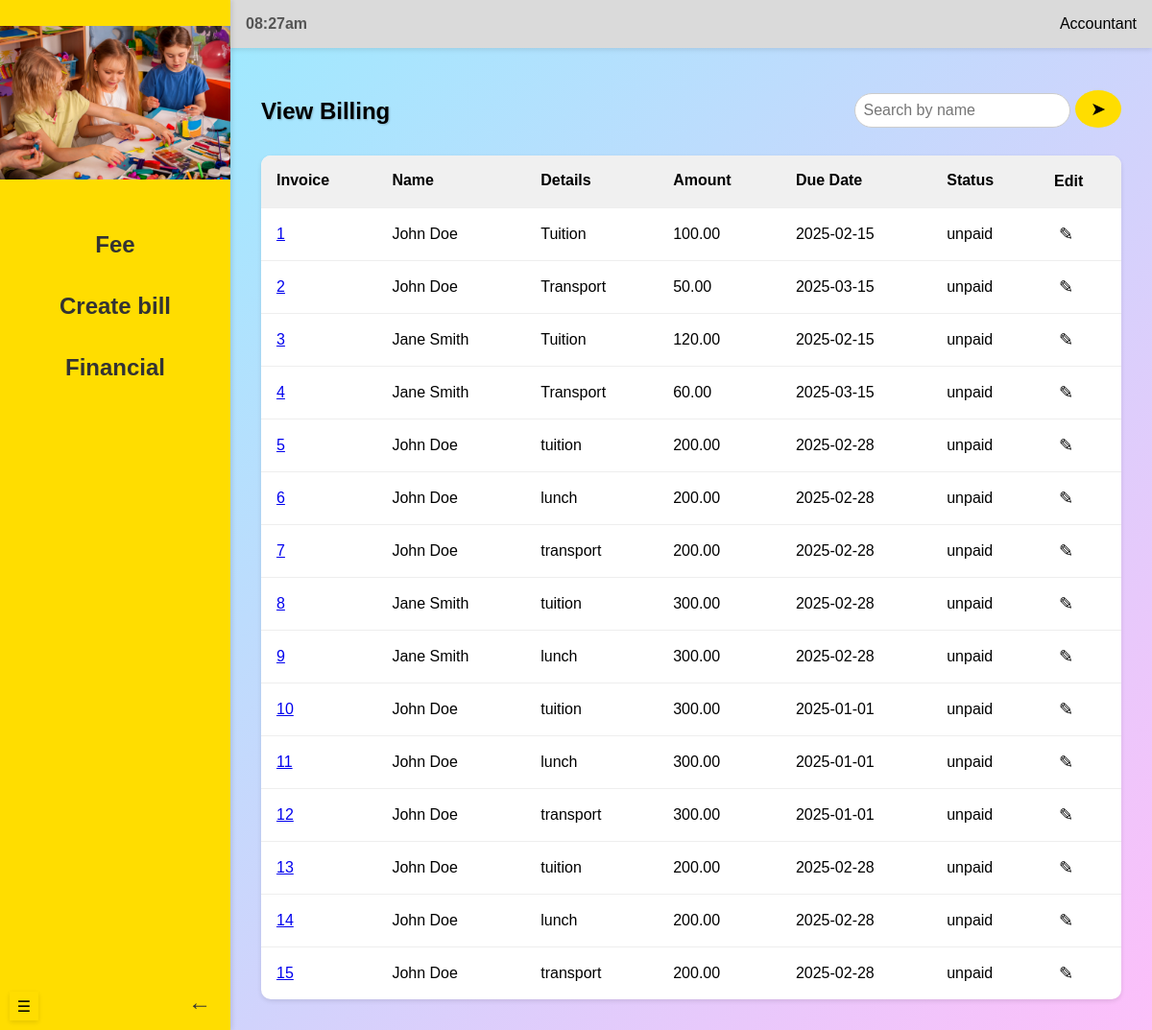
Page /accountant/viewBilling (signed in) on the earlier database version.
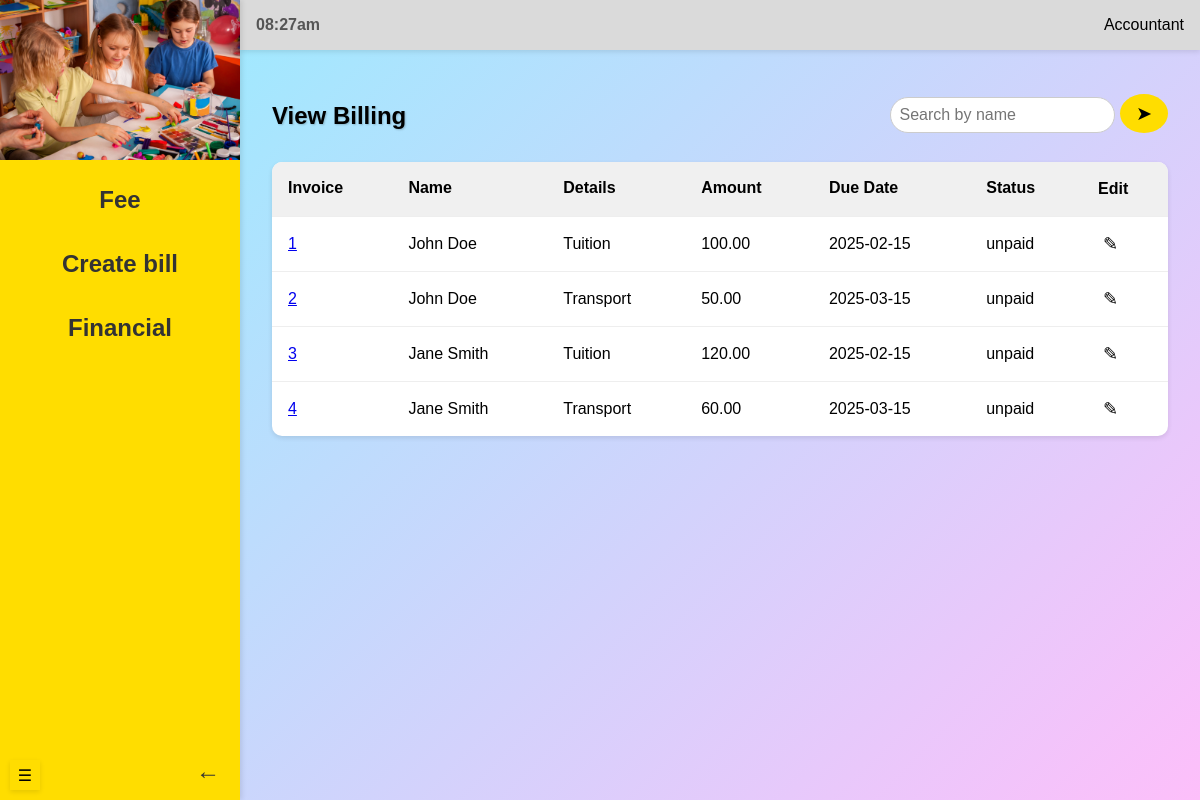
Same page on the later database version.
### models.py (models this page shows, shortened)
class Fee(db.Model):
    __tablename__ = 'fees'
    id = db.Column(db.Integer, primary_key=True, autoincrement=True)
    student_id = db.Column(db.Integer, db.ForeignKey('students.id'), nullable=False)
    create_date = db.Column(db.Date, default=func.current_date()) # Fix: Use func.current_date() for only the date
    due_date = db.Column(db.Date, nullable=False)
    amount = db.Column(NUMERIC(10, 2), nullable=False)  # Ensures precision
    fee_type = db.Column(db.String(100), nullable=False)
    status = db.Column(db.Enum('unpaid', 'paid', name='fee_status'), default='unpaid')
    invoices = db.relationship('Invoice', backref='fee', cascade='all, delete-orphan')

class Student(db.Model):
    __tablename__ = 'students'
    id = db.Column(db.Integer, primary_key=True, autoincrement=True)
    name = db.Column(db.String(255), nullable=False)
    grade = db.Column(db.String(50), nullable=False)
    dob = db.Column(db.Date, nullable=False)
    transport = db.Column(db.Boolean, default=False)
    user_id = db.Column(db.Integer, db.ForeignKey('users.id'), nullable=False)
    fees = db.relationship('Fee', backref='student', cascade='all, delete-orphan')

### routes/accountant_routes.py (the view)
@accountant_blueprint.route("/viewBilling", methods=["GET"])
@login_required
def viewBilling():
    student_name = request.args.get("student_name")
    grade = request.args.get("grade")
    status = request.args.get("status")
    fees_query = Fee.query.join(Student)  # Join with Student to filter by student attributes
    if student_name and student_name.strip():
        fees_query = fees_query.filter(Student.name.ilike(f"%{student_name.strip()}%"))
    if grade and grade.strip():
        fees_query = fees_query.filter(Student.grade == grade.strip())
    if status and status.strip():
        fees_query = fees_query.filter(Fee.status == status.strip())
    fees = fees_query.all()
    print("Fees fetched:", fees)  # Debug print
    return render_template("viewBilling.html", fees=fees)

### app.py (called while the page is built)
@login_manager.user_loader
def load_user(user_id):
    return User.query.get(int(user_id))

### templates/viewBilling.html (shortened to what this page needs)
<!DOCTYPE html>
<html lang="en">
<head>
    <link rel="stylesheet" href="{{ url_for('static', filename='viewBilling.css') }}">
</head>
<body>
    <div id="mySidebar" class="sidebar">
        <div class="logo-section">
            <img src="{{ url_for('static', filename='images/kids.jpeg') }}">
        </div>
        <nav class="menu">
            <div class="dropdown">
                <button class="dropdown-btn">Fee</button>
            </div>
            <div class="dropdown">
                <button class="dropdown-btn">Create bill</button>
            </div>
            <div class="dropdown">
                <button class="dropdown-btn">Financial</button>
        </nav>
        <div class="logout-section">
            <a href="#">&#x2190;</a>
        </div>
    </div>
    <button class="collapse-button">&#9776;</button>
    <div class="main-content">
        <header class="header">
            <div class="time">08:27am</div>
            <div class="admin-section">
                <span>Accountant</span>
            </div>
        </header>
        <section class="content">
            <div class="header-container">
                <h1>View Billing</h1>
                <div class="search-bar">
                    <form method="GET" action="{{ url_for('accountant.viewBilling') }}">
                    <input type="text" placeholder="Search by name">
                    <button>&#x27A4;</button>
                </div>
            </div>
            <table id="myTable2">
                <thead>
                    <tr>
                        <th onclick="sortTable(0)">Invoice </th>
                        <th onclick="sortTable(1)">Name </th>
                        <th onclick="sortTable(2)">Details </th>
                        <th onclick="sortTable(3)">Amount </th>
                        <th onclick="sortTable(4)">Due Date </th>
                        <th onclick="sortTable(5)">Status </th>
                        <th>Edit</th>
                    </tr>
                </thead>
                <tbody>
                    {% if fees %}
                        {% for fee in fees %}
                            <tr>
                                <td>
                                    <a href="#"><span class="invoice">{{ fee.id }}</span></a>
                                </td>
                                <td>
                                    <span class="name">{{ fee.student.name }}</span>
                                </td>
                                <td>
                                    <span class="details">{{ fee.fee_type }}</span>
                                </td>
                                <td>
                                    <span class="amount">{{ fee.amount }}</span>
                                </td>
                                <td>
                                    <span class="dueDate">{{ fee.due_date }}</span>
                                </td>
                                <td>
                                    <span class="status">{{ fee.status }}</span>
                                </td>
                                <td class="edit">
                                    <a href="#" class="edit-btn">&#9998;</a>
                                </td>
                            </tr>
                        {% endfor %}
                    {% else %}
                        <tr>
                            <td colspan="7">No fee records found.</td>
                        </tr>
                    {% endif %}
                </tbody>
            </table>
        </section>
    </div>
</body>
</html>

### static/viewBilling.css (style rules this page uses)
body { margin: 0; font-family: Arial, sans-serif; display: flex; height: 100vh; background: linear-gradient(135deg, #93efff, #fdbffa); transition: margin-left 0.3s ease; overflow: hidden; }
.sidebar { width: 20%; height: 100vh; background-color: #FFDD00; color: #333; display: flex; flex-direction: column; justify-content: flex-start; position: fixed; top: 0; left: 0; z-index: 2; padding: 0; box-shadow: 2px 0 5px rgba(0, 0, 0, 0.1); transition: width 0.3s ease, visibility 0.3s ease; overflow: hidden; }
.dropdown { text-align: center; width: 100%; }
.dropdown-btn { width: 100%; text-align: center; padding: 10px; font-size: 1.5rem; font-weight: bold; background: transparent; border: none; cursor: pointer; color: #333; display: flex; justify-content: center; align-items: center; text-align: center; transition: transform 0.3s ease, background 0.3s ease; }
.logo-section { width: 100%; height: 20%; display: flex; justify-content: center; align-items: center; overflow: hidden; margin: 0; padding: 0; }
.logo-section img { width: 100%; height: auto; }
.menu { display: flex; flex-direction: column; text-align: center; gap: 1rem; margin-top: 1rem; padding: 0; }
.logout-section { display: flex; justify-content: space-between; align-items: center; margin-top: auto; }
.logout-section a { position: absolute; bottom: 10px; right: 10px; text-decoration: none; color: #333; font-size: 1.5rem; padding: 5px 10px; background: transparent; border: none; cursor: pointer; transition: color 0.3s ease; }
.collapse-button { position: absolute; bottom: 10px; left: 10px; width: 30px; height: 30px; font-size: 1rem; background: #FFDD00; border: none; border-radius: 0; cursor: pointer; z-index: 3; transition: all 0.3s ease; text-align: center; box-shadow: 0 2px 5px rgba(0, 0, 0, 0.1); }
.main-content { flex: 1; display: flex; flex-direction: column; margin-left: 20%; transition: margin-left 0.3s ease; }
.header { background: #DADADA; padding: 1rem; display: flex; justify-content: space-between; align-items: center; box-shadow: 0 2px 5px rgba(0, 0, 0, 0.1); }
.header .time { font-weight: bold; color: #555; }
.header-container { display: flex; justify-content: space-between; align-items: center; margin-bottom: 1rem; }
.search-bar { display: flex; gap: 0.5rem; }
.search-bar input { padding: 0.5rem; border: 1px solid #ccc; border-radius: 20px; outline: none; font-size: 1rem; }
.search-bar button { padding: 0.5rem 1rem; background: #FFDD00; border: none; border-radius: 50%; cursor: pointer; font-size: 1.2rem; transition: background 0.3s; }
.admin-section { display: flex; align-items: center; gap: 0.5rem; }
.content { padding: 2rem; overflow-y: auto; }
.content h1 { margin-bottom: 1rem; font-size: 1.5rem; text-shadow: 1px 1px 2px rgba(0, 0, 0, 0.2); }
table { width: 100%; border-collapse: collapse; background: #fff; box-shadow: 0 2px 5px rgba(0, 0, 0, 0.1); border-radius: 10px; overflow: hidden; }
table th, table td { text-align: left; padding: 1rem; border-bottom: 1px solid #eee; }
table th { background: #f0f0f0; font-weight: bold; cursor: pointer; user-select: none; }
table tbody tr:last-child td { border-bottom: none; }
.edit-btn { color: black; background-color: white; font-size: 18px; padding: 5px; cursor: pointer; border: none; text-decoration: none; }

Differences in the rows shown:
removed Fee: id "5", student.name "John Doe", fee_type "tuition", amount "200.00", due_date "2025-02-28", status "unpaid"
removed Fee: id "6", student.name "John Doe", fee_type "lunch", amount "200.00", due_date "2025-02-28", status "unpaid"
removed Fee: id "7", student.name "John Doe", fee_type "transport", amount "200.00", due_date "2025-02-28", status "unpaid"
removed Fee: id "8", student.name "Jane Smith", fee_type "tuition", amount "300.00", due_date "2025-02-28", status "unpaid"
removed Fee: id "9", student.name "Jane Smith", fee_type "lunch", amount "300.00", due_date "2025-02-28", status "unpaid"
removed Fee: id "10", student.name "John Doe", fee_type "tuition", amount "300.00", due_date "2025-01-01", status "unpaid"
removed Fee: id "11", student.name "John Doe", fee_type "lunch", amount "300.00", due_date "2025-01-01", status "unpaid"
removed Fee: id "12", student.name "John Doe", fee_type "transport", amount "300.00", due_date "2025-01-01", status "unpaid"
removed Fee: id "13", student.name "John Doe", fee_type "tuition", amount "200.00", due_date "2025-02-28", status "unpaid"
removed Fee: id "14", student.name "John Doe", fee_type "lunch", amount "200.00", due_date "2025-02-28", status "unpaid"
removed Fee: id "15", student.name "John Doe", fee_type "transport", amount "200.00", due_date "2025-02-28", status "unpaid"
